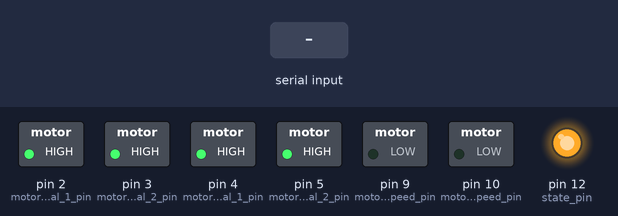
The sketch below on a simulated Arduino Uno, built with avr-gcc and run on an emulated ATmega328P. On the bench: switched loads named in the sketch (green lamp = pin HIGH), output pins drawn as LEDs (lit = HIGH). Inputs (shaded band) come from the test bench.

Above: at 1.2 s.
1.3 s: "0t" received over Serial
At 1.7 s:
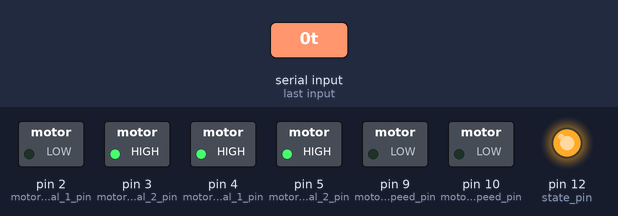
2.8 s: "90,45t" received over Serial
At 4.0 s:
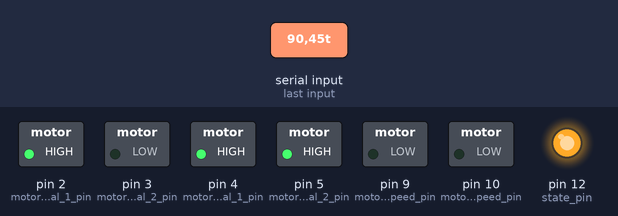
4.3 s: "1,90t" received over Serial
At 5.3 s:
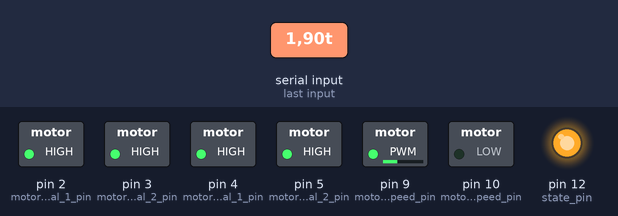
Timing chart, 0 to 7.3 s (numbered marks = the images above; inputs shaded):
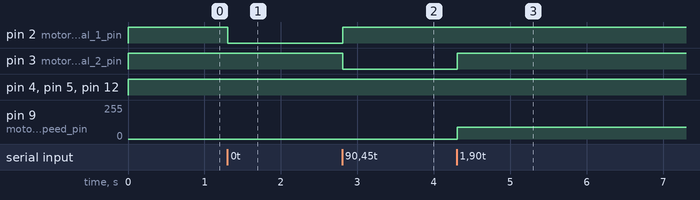

The sketch:

Receiver.ino
```cpp
/*
Date ->          2022-02-21
Time ->          13:33:53
Day ->           Monday
Month Name ->    February
Unix Time ->     1645430633
File Name ->     "Receiver_code_1.ino" when created i.e. on 2022-02-21
File Path ->     "C:/Google Drive/Electronics/MicroControllers/tp pratice/2022-02-16 [arduino with RC Blutooth Car with diffrent features]/codes/Receiver/Receiver_code_1/Receiver_code_1.ino" when created i.e. on 2022-02-21

This is the receiver code for the project
*/

#include "constants.cpp"
#include "functions.h"

motor motor_info;
bool state = 0; //* when 0 motor will not work
String datas;
void setup()
{
    Blutooth(); //* init of "Blutooth" class

    pinMode(motor_1_speed_pin, OUTPUT);
    pinMode(motor_2_speed_pin, OUTPUT);

    pinMode(motor_1_terminal_1_pin, OUTPUT);
    pinMode(motor_1_terminal_2_pin, OUTPUT);
    pinMode(motor_2_terminal_1_pin, OUTPUT);
    pinMode(motor_2_terminal_2_pin, OUTPUT);

    pinMode(state_pin, OUTPUT);

}
void loop()
{
//    Blutooth().read(motor_info, state);


Blutooth().__read(datas);
Blutooth().motor_decode(datas,motor_info,state);

//if(state==1){digitalWrite(state_pin, HIGH);}else{digitalWrite(state_pin, LOW);}
digitalWrite(state_pin, state);


        motor_controller(motor_info);
//    String text_to_display = String("R = " + String(motor_info.motor_1_terminal_1) + ", " + String(motor_info.motor_1_terminal_2) + ", " + String(motor_info.motor_1_speed) + "\nL = " + String(motor_info.motor_2_terminal_1) + ", " + String(motor_info.motor_2_terminal_2) + ", " + String(motor_info.motor_2_speed));
//    Serial.println(text_to_display);


}
```

constants.cpp
```cpp
/*
Date ->          2022-02-21
Time ->          13:37:19
Day ->           Monday
Month Name ->    February
Unix Time ->     1645430839
File Name ->     "constants.cpp" when created i.e. on 2022-02-21
File Path ->     "C:/Google Drive/Electronics/MicroControllers/tp pratice/2022-02-16 [arduino with RC Blutooth Car with diffrent features]/codes/Receiver/Receiver_code_1/constants.cpp" when created i.e. on 2022-02-21

This is the constants file of the receiver
*/

#define motor_1_speed_pin 9
#define motor_2_speed_pin 10
#define motor_1_terminal_1_pin 2
#define motor_1_terminal_2_pin 3
#define motor_2_terminal_1_pin 4
#define motor_2_terminal_2_pin 5

#define state_pin 12

struct motor
{
    short motor_1_speed = 0;
    bool motor_1_terminal_1 = 0;
    bool motor_1_terminal_2 = 0;
    short motor_2_speed = 0;
    bool motor_2_terminal_1 = 0;
    bool motor_2_terminal_2 = 0;
};
```

functions.cpp
```cpp
/*
Date ->          2022-02-21
Time ->          13:39:18
Day ->           Monday
Month Name ->    February
Unix Time ->     1645430958
File Name ->     "functions.cpp" when created i.e. on 2022-02-21
File Path ->     "C:/Google Drive/Electronics/MicroControllers/tp pratice/2022-02-16 [arduino with RC Blutooth Car with diffrent features]/codes/Receiver/Receiver_code_1/functions.cpp" when created i.e. on 2022-02-21

This file contains some functions and may some class for the proper functioning on the Receiver
*/

#include "constants.cpp"
#include <Arduino.h>
#include "functions.h"

void motor_controller(motor motor_data)
{

    /*
        struct motor
        {
            short motor_1_speed = 0;
            bool motor_1_terminal_1 = 0;
            bool motor_1_terminal_2 = 0;
            short motor_2_speed = 0;
            bool motor_2_terminal_1 = 0;
            bool motor_2_terminal_2 = 0;
        };
    */

    //  motor_data.motor_1_speed = map(motor_data.motor_1_speed, 0, 1024, 0, 255);
    //  motor_data.motor_2_speed = map(motor_data.motor_2_speed, 0, 1024, 0, 255);

    digitalWrite(motor_1_terminal_1_pin, motor_data.motor_1_terminal_1);
    digitalWrite(motor_1_terminal_2_pin, motor_data.motor_1_terminal_2);
    digitalWrite(motor_2_terminal_1_pin, motor_data.motor_2_terminal_1);
    digitalWrite(motor_2_terminal_2_pin, motor_data.motor_2_terminal_2);
    analogWrite(motor_1_speed_pin, motor_data.motor_1_speed);
    analogWrite(motor_2_speed_pin, motor_data.motor_2_speed);
}

Blutooth::Blutooth(int baud_rate)
{
    init(baud_rate);
}
Blutooth::Blutooth()
{
    init(9600);
}
void Blutooth::init(int baud_rate)
{
    static bool called = false;
    if (!called)
    {
        Serial.begin(baud_rate);
        called = true;
    }
}

void Blutooth::__read(String &data)
{
    if (Serial.available() )
    {
        data = Serial.readStringUntil('t').substring(0,13);
    }
}
void Blutooth::__write(String data)
{
    int S_len = data.length();
    char data_array[S_len + 1];
    strcpy(data_array, data.c_str());
    Serial.write(data_array);
}
void Blutooth::motor_encode(motor data_struct, String &data_string, bool state)
{
    /*
    struct data_struct
    {
        bool motor_1_terminal_1 = 0;
        bool motor_1_terminal_2 = 0;
        short motor_1_speed = 0;
        bool motor_2_terminal_1 = 0;
        bool motor_2_terminal_2 = 0;
        short motor_2_speed = 0;
    };
    */

    String motor_1_speed = String(data_struct.motor_1_speed);
    String motor_2_speed = String(data_struct.motor_2_speed);

    if (data_struct.motor_1_speed <= 9)
    {
        motor_1_speed = "000" + motor_1_speed;
    }
    else if (data_struct.motor_1_speed <= 99)
    {
        motor_1_speed = "00" + motor_1_speed;
    }
    else if (data_struct.motor_1_speed <= 999)
    {
        motor_1_speed = "0" + motor_1_speed;
    }

    if (data_struct.motor_2_speed <= 9)
    {
        motor_2_speed = "000" + motor_2_speed;
    }
    else if (data_struct.motor_2_speed <= 99)
    {
        motor_2_speed = "00" + motor_2_speed;
    }
    else if (data_struct.motor_2_speed <= 999)
    {
        motor_2_speed = "0" + motor_2_speed;
    }

    data_string = String(data_struct.motor_1_terminal_1) + String(data_struct.motor_1_terminal_2) + String(motor_1_speed) + String(data_struct.motor_2_terminal_1) + String(data_struct.motor_2_terminal_2) + String(motor_2_speed) + String(state);
}

void Blutooth::motor_decode(String data_string, motor &data_struct, bool &state)
{
    /*
    struct data_struct
    {
        bool motor_1_terminal_1 = 0;
        bool motor_1_terminal_2 = 0;
        short motor_1_speed = 0;
        bool motor_2_terminal_1 = 0;
        bool motor_2_terminal_2 = 0;
        short motor_2_speed = 0;
    };
    */
    //  data_string = data_string.substring(2,7);
    //   data_string = data_string.charAt(5);

    data_struct.motor_1_terminal_1 = bool_or_not(String(data_string.charAt(0)));
    data_struct.motor_1_terminal_2 = bool_or_not(String(data_string.charAt(1)));
    data_struct.motor_1_speed = (short)String(data_string.substring(2, 6)).toInt();
    data_struct.motor_2_terminal_1 = bool_or_not(String(data_string.charAt(6)));
    data_struct.motor_2_terminal_2 = bool_or_not(String(data_string.charAt(7)));
    data_struct.motor_2_speed = (short)String(data_string.substring(8, 12)).toInt();
    state = bool_or_not(String(data_string.charAt(12)));
}

bool Blutooth::bool_or_not(String str)
{
    if (str == "0")
    {
        return 0;
    }
    return 1;
}
void Blutooth::read(motor &data, bool &state)
{
    String data_str;
    __read(data_str);
    motor_decode(data_str, data, state);
}
void Blutooth::write(motor data, bool state)
{
    String data_str;
    motor_encode(data, data_str, state);
    __write(data_str);
}
```

functions.h
```cpp
/*
Date ->          2022-02-21
Time ->          13:38:41
Day ->           Monday
Month Name ->    February
Unix Time ->     1645430921
File Name ->     "functions.h" when created i.e. on 2022-02-21
File Path ->     "C:/Google Drive/Electronics/MicroControllers/tp pratice/2022-02-16 [arduino with RC Blutooth Car with diffrent features]/codes/Receiver/Receiver_code_1/functions.h" when created i.e. on 2022-02-21

This is just a header file and may you know why is this here
*/

#ifndef FUNCTIONS_H
#define FUNCTIONS_H

void motor_controller(motor);
class Blutooth
{
public:
    Blutooth(int);
    Blutooth();
    void read(motor &, bool &);
    void write(motor, bool);
    void __read(String &);
    void init(int);
    void motor_decode(String, motor &, bool &);

  private:
    void __write(String);
    void motor_encode(motor, String &, bool);
    bool bool_or_not(String);
};
#endif
```

Measured:
- after the input at 1.3 s, pin 2 (motor_1_terminal_1_pin): HIGH → LOW at once
- after the input at 2.8 s, pin 2 (motor_1_terminal_1_pin): LOW → HIGH at once; pin 3 (motor_1_terminal_2_pin): HIGH → LOW at once
- after the input at 4.3 s, pin 3 (motor_1_terminal_2_pin): LOW → HIGH at once; pin 9 (motor_1_speed_pin): 0/255 → 90/255 at once
